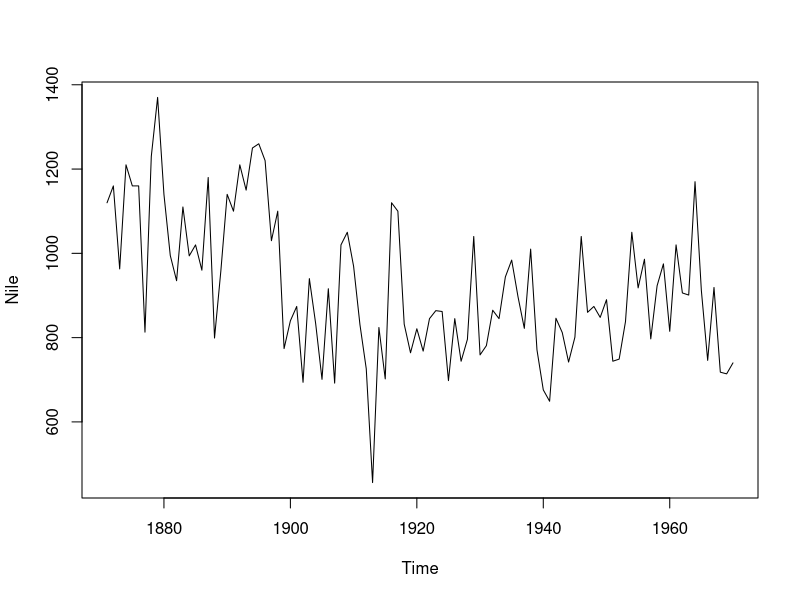
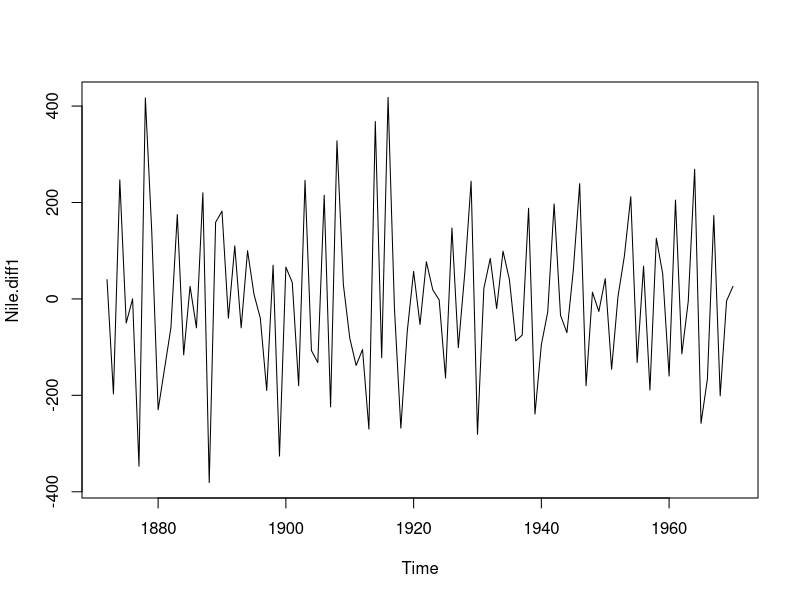
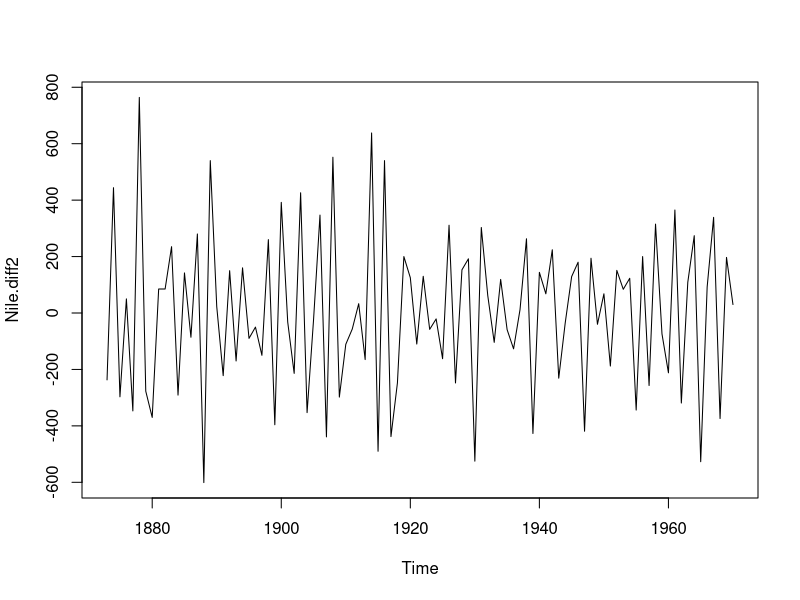
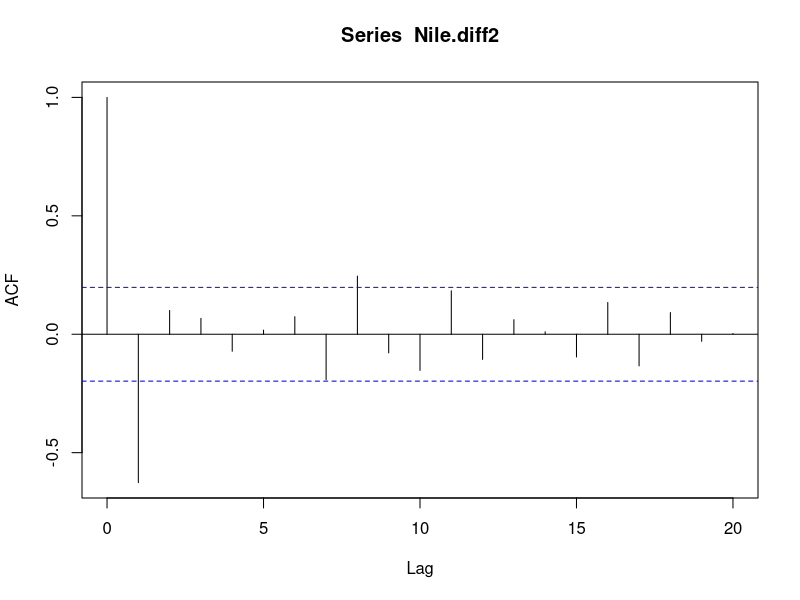
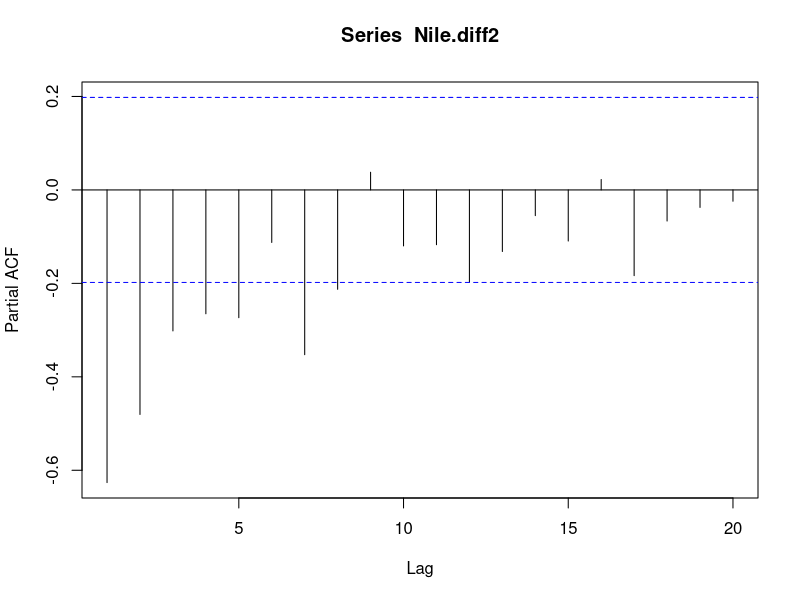

Here is the R script that generated these plots, in order: (Note: this script raises an error after producing the figures.)
rm(list = ls())

# Nile
Nile

plot(Nile)

Nile.diff1 <- diff(Nile, differences = 1)
plot(Nile.diff1)

Nile.diff2 <- diff(Nile, differences = 2)
plot(Nile.diff2)

# acf
acf(Nile.diff2, lag.max = 20)
acf(Nile.diff2, lag.max = 20, plot = FALSE)

# pacf
pacf(Nile.diff2, lag.max = 20)
pacf(Nile.diff2, lag.max = 20, plot = FALSE)

install.packages('tseries')
library(tseries)

install.packages('forecast')
library(forecast)

# auto.arima
auto.arima(Nile)

# 
Nile.arima <- arima(Nile, order = c(1,1,1))
Nile.arima

#
Nile.forecast <- forecast(Nile.arima, h = 10)
Nile.forecast

plot(Nile.forecast)















